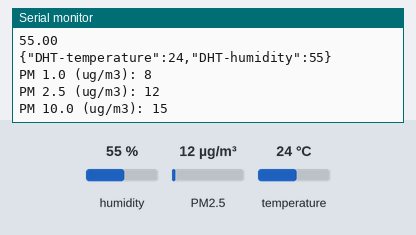
The sketch below on a simulated ESP32. On the bench: the last lines printed to the serial monitor. The inputs (shaded band) are chosen by the test bench; at power-on: humidity 55 %, PM2.5 12 µg/m³, temperature 24 °C.

Above: at 7.3 s.
7.4 s: humidity set to 22 %
At 9.4 s:
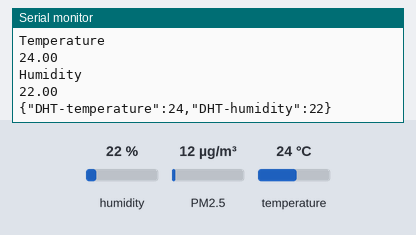
13.9 s: PM2.5 set to 6 µg/m³
At 18.8 s:
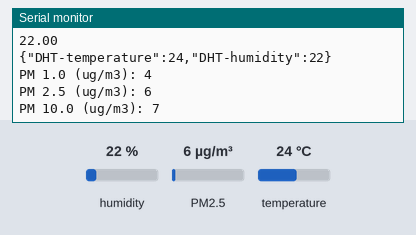
20.4 s: temperature set to 12 °C
At 25.5 s:
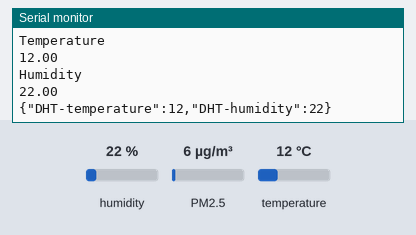
26.9 s: PM2.5 set to 75 µg/m³
At 29.9 s:
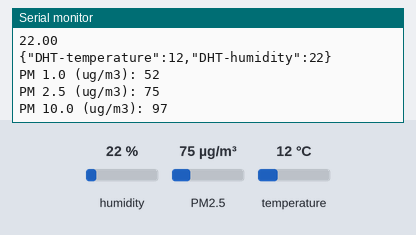
33.4 s: humidity set to 40 %
At 36.6 s:
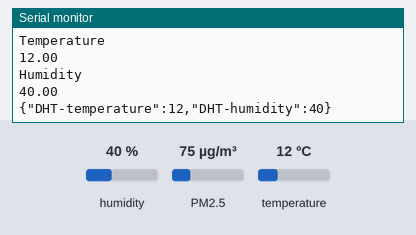
Timing chart, 0 to 38.1 s (numbered marks = the images above; inputs shaded):
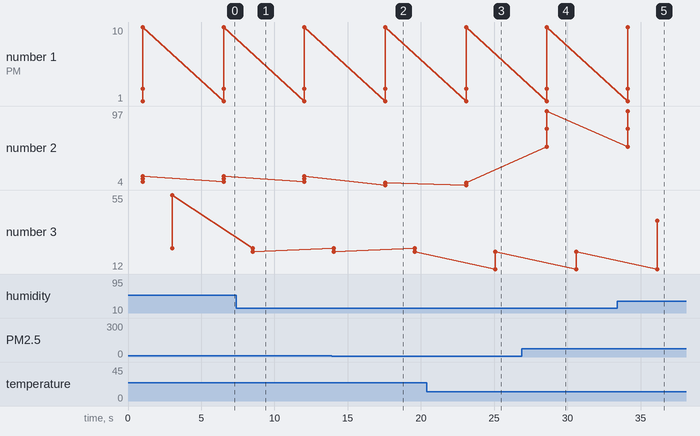

Measured:
- after the input at 7.4 s, the serial monitor: prints a new line after 1.1 s (image 1)
- after the input at 13.9 s, the serial monitor: prints a new line after 3.7 s (image 2)
- after the input at 20.4 s, the serial monitor: prints a new line after 4.7 s (image 3)
- after the input at 26.9 s, the serial monitor: prints a new line after 1.7 s (image 4)
- after the input at 33.4 s, the serial monitor: prints a new line after 2.7 s (image 5)
- plotted number 2: 15 → 7 after the input at 13.9 s, 7 → 97 after the input at 26.9 s
- plotted number 3: 55 → 22 after the input at 7.4 s, 22 → 40 after the input at 33.4 s

The sketch:

ESP32_PMS5003_DHT22_MQTT.ino
```cpp
//====== SPECIAL PIN NUM ======
#define DHT_DATA_PIN 5
//^^^^^^ SPECIAL PIN NUM ^^^^^^

#define DISPLAY_READING_DELAY 3500 //DELAY IN ms

#define LINE_SPACING 15 // LINE SPACING

//====== PMS 5003 ========
#include "PMS.h"
#include <SoftwareSerial.h>
//HardwareSerial pmsSerial(2);

PMS pms(Serial2);
PMS::DATA data;


//^^^^^^ PMS 5003  ^^^^^^^^


//====== Wireless Transmission =========
#include <WiFi.h>
#include <HTTPClient.h>
#include <ArduinoJson.h>

/*Put your SSID & Password*/
const char* ssid = "atoi()";  // Enter SSID here
const char* password = "33184699";  //Enter Password here

HTTPClient http;

String HOST_ADDRESS = "http://192.168.43.44:80";


//============ TEMPERATURE SENSORS ===============
/** REFERENCE:
    https://www.youtube.com/watch?v=ebJpXs2-WgM */

#include "DHT.h"

// Uncomment one of the lines below for whatever DHT sensor type you're using!
//#define DHTTYPE DHT11   // DHT 11
//#define DHTTYPE DHT21   // DHT 21 (AM2301)
#define DHTTYPE DHT22   // DHT 22  (AM2302), AM2321


// DHT Sensor
uint8_t DHTPin = DHT_DATA_PIN;
// Initialize DHT sensor.


float Temperature;
float Humidity;

/**
   @params
*/
void DHT_read() {
  //  /**Let D12 be the 3.3V output
  //     which powers up the DHT sensor:
  //     Signal: D13
  //     VCC   : D12
  //     GND   : GND
  //  */
  //
  //  pinMode(12, OUTPUT);
  //  digitalWrite(12, HIGH);


  DHT dht(DHTPin, DHTTYPE);
  dht.begin();


  Temperature = dht.readTemperature(); // Gets the values of the temperature
  Humidity = dht.readHumidity(); // Gets the values of the humidity

  // Posting JSON to the edge device
  DynamicJsonDocument doc(2048);

  doc["DHT-temperature"] = dht.readTemperature();
  doc["DHT-humidity"] = dht.readHumidity();

  String json;
  serializeJson(doc, json);

  String endpoint = HOST_ADDRESS + "/DHT";

  Serial.println("Temperature");
  Serial.println(Temperature);

  Serial.println("Humidity");
  Serial.println(Humidity);

//  Serial.flush();

  Serial.println(json);

  delay(DISPLAY_READING_DELAY);


};
//^^^^^^^^^^ TEMPERATURE SENSORS ^^^^^^^^^^^^^


//
void send_json_post(DynamicJsonDocument doc, String url) {
  // Posting JSON to the edge device


  String json;
  serializeJson(doc, json);

  http.begin(url);
  http.addHeader("Content-Type", "application/json");
  http.addHeader("Node-Name", "ESP32-Bedroom");
  http.POST(json);
  http.end();
}


void setup() {


  /**Let D12 be the 3.3V output
    which powers up the DHT sensor:
    Signal: D13
    VCC   : D12
    GND   : GND
  */
  Serial.begin(9600);
//  Serial1.begin(9600);
  Serial2.begin(9600);
  pms.wakeUp();
//  pmsSerial.begin(9600);


//  initWiFi();
}


void loop() {


if (pms.read(data))
  {
    Serial .print("PM 1.0 (ug/m3): ");
    Serial .println(data.PM_AE_UG_1_0);

    Serial .print("PM 2.5 (ug/m3): ");
    Serial .println(data.PM_AE_UG_2_5);

    Serial .print("PM 10.0 (ug/m3): ");
    Serial .println(data.PM_AE_UG_10_0);

    Serial .println();

    delay(2000);

    DHT_read();
  }


}


// Initialize WiFi
void initWiFi() {
  WiFi.mode(WIFI_STA);
  WiFi.begin(ssid, password);

  Serial.println("");
  Serial.print("Connecting to WiFi...");
  while (WiFi.status() != WL_CONNECTED) {
    Serial.print(".");
    delay(1000);
  }

  String endpoint = HOST_ADDRESS + "/";

  http.begin(endpoint);
  http.addHeader("Content-Type", "application/json");
  http.addHeader("Node-Name", "ESP32-Bedroom");
  http.GET();
  http.end();


  Serial.println("");
  Serial.println(WiFi.localIP());
}
```
